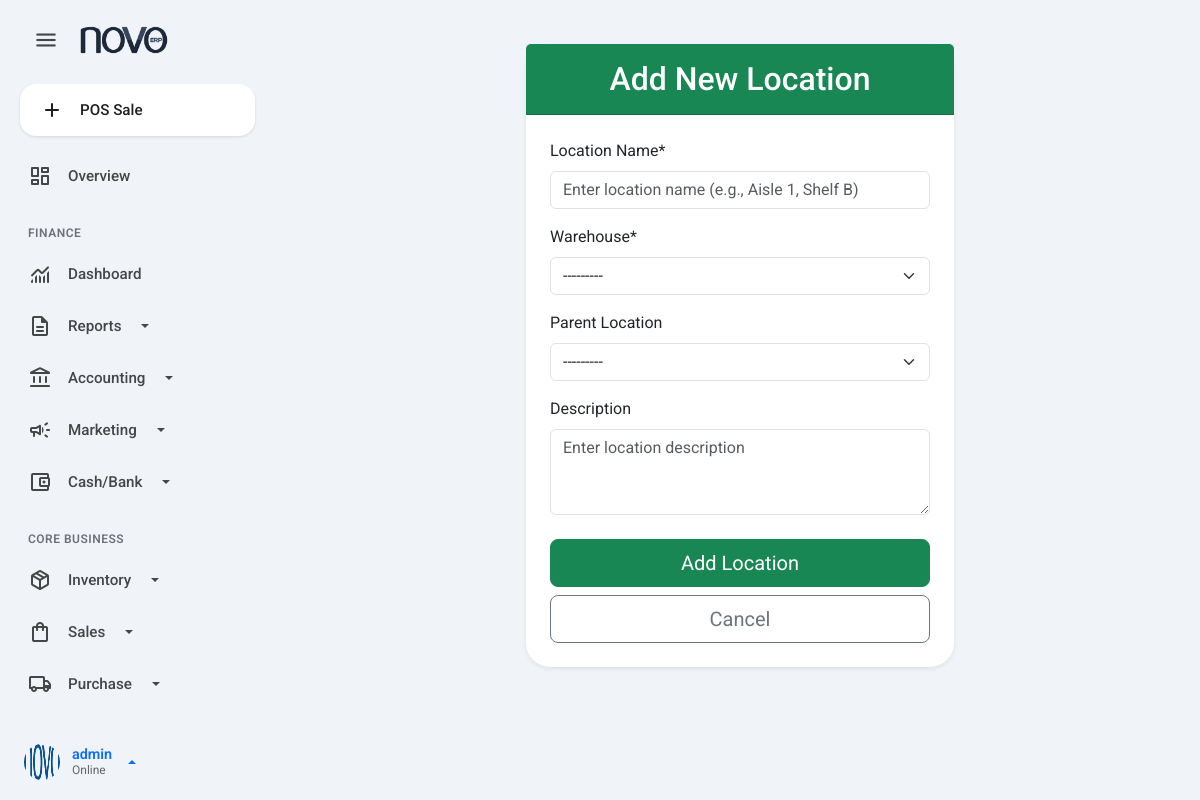
The page /stock/locations/add/ (signed in) on the database its author committed.
### accounts/models.py (models this page shows, shortened)
class User(AbstractUser):
    warehouse = models.ForeignKey(
        Warehouse,
        on_delete=models.SET_NULL,
        null=True,
        blank=True,
        related_name='users'
    )
    phone = models.CharField(max_length=20, blank=True, null=True)
    max_discount_percentage = models.DecimalField(
        max_digits=5,
        decimal_places=2,
        default=Decimal('0.00'),
        help_text="Maximum percentage discount this user can provide."
    )
    objects = CustomUserManager()

### stock/models.py (models this page shows, shortened)
class Warehouse(models.Model):
    name = models.CharField(max_length=100, unique=True)
    address = models.TextField(blank=True, null=True)
    created_at = models.DateTimeField(auto_now_add=True)
    updated_at = models.DateTimeField(auto_now=True)
    def __str__(self): return self.name
    class Meta:
        db_table = 'inventory_warehouse'

class Location(models.Model):
    name = models.CharField(max_length=100)
    warehouse = models.ForeignKey(Warehouse, on_delete=models.CASCADE, related_name='locations')
    parent_location = models.ForeignKey('self', on_delete=models.SET_NULL, null=True, blank=True, related_name='child_locations')
    description = models.TextField(blank=True, null=True)
    created_at = models.DateTimeField(auto_now_add=True)
    updated_at = models.DateTimeField(auto_now=True)
    def __str__(self):
        path = [self.name]
        current = self
        count = 0
        while current.parent_location and count < 10:
            current = current.parent_location
            path.insert(0, current.name)
            count += 1
        return f"{self.warehouse.name} / {' / '.join(path)}"
    class Meta:
        unique_together = ('name', 'warehouse', 'parent_location')
        db_table = 'inventory_location'

### stock/views.py (the view)
# urls.py: path('locations/add/', views.add_location, name='add_location'),
@login_required
@permission_required('stock.add_location', login_url='/admin/')
def add_location(request):
    if request.method == 'POST':
        form = LocationForm(request.POST)
        if form.is_valid():
            form.save()
            return redirect('stock:location_list')
    else:
        form = LocationForm()
    return render(request, 'stock/add_location.html', {'form': form, 'title': 'Add New Location'})

### stock/forms.py
class LocationForm(forms.ModelForm):
    class Meta:
        model = Location
        fields = ['name', 'warehouse', 'parent_location', 'description']
        labels = {
            'name': 'Location Name', 'warehouse': 'Warehouse',
            'parent_location': 'Parent Location', 'description': 'Description',
        }
        widgets = {
            'name': forms.TextInput(attrs={'class': 'form-control', 'placeholder': 'Enter location name (e.g., Aisle 1, Shelf B)'}),
            'warehouse': forms.Select(attrs={'class': 'form-control'}),
            'parent_location': forms.Select(attrs={'class': 'form-control'}),
            'description': forms.Textarea(attrs={'class': 'form-control', 'rows': 3, 'placeholder': 'Enter location description'}),
        }

### stock/templates/stock/add_location.html (shortened to what this page needs)
{% extends 'base.html' %}
{% load crispy_forms_tags %}
{% block content %}
<div class="row justify-content-center">
    <div class="col-md-8 col-lg-6">
        <div class="card shadow-sm mt-4">
            <div class="card-header bg-success text-white text-center py-3">
                <h2 class="mb-0">{{ title }}</h2>
            </div>
            <div class="card-body p-4">
                <form method="post">
                    {{ form|crispy }}
                    <div class="d-grid gap-2 mt-4">
                        <button type="submit" class="btn btn-success btn-lg">Add Location</button>
                        <a href="{% url 'stock:location_list' %}" class="btn btn-outline-secondary btn-lg">Cancel</a>
                    </div>
                </form>
            </div>
        </div>
    </div>
</div>
{% endblock %}

### inventory_system/templates/base.html (shortened to what this page needs)
{% load static %}
<!DOCTYPE html>
<html lang="en">
<head>
    <link rel="stylesheet" href="https://cdnjs.cloudflare.com/ajax/libs/font-awesome/6.4.0/css/all.min.css">
    <link href="https://cdn.jsdelivr.net/npm/select2@4.1.0-rc.0/dist/css/select2.min.css" rel="stylesheet" />
    <link href="https://cdn.jsdelivr.net/npm/bootstrap@5.3.3/dist/css/bootstrap.min.css" rel="stylesheet">
    <link rel="stylesheet" href="{% static 'css/style.css' %}">
</head>
<body class="gemini-theme">
<div class="app-container">
    {% if user.is_authenticated %}
    <aside class="sidebar-nav" id="sidebar">
        <div class="sidebar-header">
            <button class="btn-menu-toggle" id="menuToggle">
                <span class="material-symbols-rounded">menu</span>
            </button>
            <a href="{% url 'dashboard' %}" class="brand-logo">
                <img src="{% static 'images/logo.png' %}" alt="Logo">
            </a>
        </div>
        <div class="sidebar-content">
            <ul class="sidebar-menu" id="accordionSidebar">
                <li class="mb-3 px-2">
                    <a href="{% url 'pos:pos_view' %}" class="btn-new-action">
                        <span class="material-symbols-rounded">add</span>
                        <span>POS Sale</span>
                    </a>
                </li>
                {% with user.groups.all|join:", " as user_groups %}
                {% if 'POS Sales Staff' in user_groups %}
                    <div class="menu-label">Point of Sale</div>
                    <li><a href="{% url 'pos:pos_view' %}"><span class="material-symbols-rounded">point_of_sale</span> <span>Terminal</span></a></li>
                    <li><a href="{% url 'products:product_list' %}"><span class="material-symbols-rounded">inventory_2</span> <span>Products</span></a></li>
                {% elif user.is_superuser %}
                    <li><a href="{% url 'dashboard' %}"><span class="material-symbols-rounded">dashboard</span> <span>Overview</span></a></li>
                    <div class="menu-label">Finance</div>
                    <li><a href="{% url 'finance:dashboard' %}"><span class="material-symbols-rounded">monitoring</span> <span>Dashboard</span></a></li>
                    <li>
                        <a href="#finReportsMenu" data-bs-toggle="collapse" class="dropdown-toggle">
                            <span class="material-symbols-rounded">description</span> <span>Reports</span>
                        </a>
                    </li>
                    <li>
                        <a href="#glMenu" data-bs-toggle="collapse" class="dropdown-toggle">
                            <span class="material-symbols-rounded">account_balance</span> <span>Accounting</span>
                        </a>
                    </li>
                    <li>
                        <a href="#marketingMenu" data-bs-toggle="collapse" class="dropdown-toggle">
                            <span class="material-symbols-rounded">campaign</span> <span>Marketing</span>
                        </a>
                    </li>
                    <li>
                        <a href="#bankingMenu" data-bs-toggle="collapse" class="dropdown-toggle">
                            <span class="material-symbols-rounded">account_balance_wallet</span> <span>Cash/Bank</span>
                        </a>
                    </li>
                    <div class="menu-label">Core Business</div>
                    <li>
                        <a href="#inventoryMenu" data-bs-toggle="collapse" class="dropdown-toggle">
                            <span class="material-symbols-rounded">package_2</span> <span>Inventory</span>
                        </a>
                    </li>
                    <li>
                        <a href="#salesMenu" data-bs-toggle="collapse" class="dropdown-toggle">
                            <span class="material-symbols-rounded">shopping_bag</span> <span>Sales</span>
                        </a>
                    </li>
                    <li>
                        <a href="#purchaseMenu" data-bs-toggle="collapse" class="dropdown-toggle">
                            <span class="material-symbols-rounded">local_shipping</span> <span>Purchase</span>
                        </a>
                    </li>
                    <div class="menu-label">System</div>
                {% endif %}
                {% endwith %}
            </ul>
        </div>
        <div class="sidebar-footer">
            <div class="user-profile dropdown dropup">
                <a href="#" class="d-flex align-items-center text-decoration-none dropdown-toggle" data-bs-toggle="dropdown" aria-expanded="false">
                    <img src="{% static 'images/default_avatar.png' %}" alt="User">
                    <div class="user-info">
                        <span class="user-name">{{ user.username }}</span>
                        <span class="user-role">Online</span>
                    </div>
                </a>
            </div>
        </div>
    </aside>
    {% endif %}
    <main class="main-content-wrapper">
        <div class="content-body">
            {% block content %}{% endblock %}
        </div>
    </main>
</div>
</body>
</html>

### static/css/style.css (style rules this page uses)
:root { --gem-bg-body: #F0F4F9; --gem-bg-surface: #FFFFFF; --gem-bg-sidebar: #F0F4F9; --gem-primary: #0B57D0; --gem-primary-soft: #D3E3FD; --gem-primary-text: #041E49; --gem-text-main: #1F1F1F; --gem-text-muted: #444746; --gem-border: #E0E3E7; --sidebar-width: 280px; --sidebar-collapsed-width: 80px; --radius-lg: 24px; }
body { background-color: var(--gem-bg-body); font-family: 'Roboto', 'Outfit', sans-serif; color: var(--gem-text-main); margin: 0; overflow-x: hidden; }
ul, li { list-style: none !important; padding: 0 !important; margin: 0 !important; }
.sidebar-nav { width: var(--sidebar-width); background-color: var(--gem-bg-sidebar); height: 100vh; position: fixed; top: 0; left: 0; z-index: 1000; display: flex; flex-direction: column; padding: 12px; transition: width 0.3s cubic-bezier(0.2, 0, 0, 1), transform 0.3s ease; }
.sidebar-header { display: flex; align-items: center; padding: 8px 12px 24px 12px; gap: 12px; height: 72px; }
.btn-menu-toggle { width: 44px; height: 44px; min-width: 44px; border-radius: 50% !important; border: none; background: transparent; color: var(--gem-text-muted); display: flex; align-items: center; justify-content: center; cursor: pointer; transition: background 0.2s; padding: 0; }
.btn-menu-toggle .material-symbols-rounded { font-size: 26px; }
.brand-logo { display: block; transition: opacity 0.2s, width 0.2s; white-space: nowrap; overflow: hidden; }
.brand-logo img { height: 28px; width: auto; }
.sidebar-content { flex: 1; overflow-y: auto; padding-right: 5px; }
.sidebar-menu a { display: flex; align-items: center; padding: 12px 16px; border-radius: 50px; color: var(--gem-text-muted); font-weight: 500; transition: all 0.2s ease; gap: 16px; font-size: 0.95rem; text-decoration: none; margin-bottom: 4px; }
.menu-label { font-size: 0.75rem; font-weight: 600; color: #6E7278; margin: 24px 0 8px 16px; text-transform: uppercase; letter-spacing: 0.5px; }
.btn-new-action { background-color: var(--gem-bg-surface) !important; box-shadow: 0 1px 3px rgba(0,0,0,0.12); color: var(--gem-text-main) !important; border-radius: 16px !important; padding: 14px 20px !important; }
.user-profile a { padding: 8px 12px; border-radius: 50px; gap: 12px; }
.user-profile img { width: 36px; height: 36px; border-radius: 50%; }
.user-info { display: flex; flex-direction: column; line-height: 1.2; }
.user-name { font-weight: 600; font-size: 0.9rem; }
.user-role { font-size: 0.75rem; color: #666; }
.main-content-wrapper { flex: 1; margin-left: var(--sidebar-width); padding: 20px; transition: margin-left 0.3s cubic-bezier(0.2, 0, 0, 1); max-width: 1600px; margin-right: auto; }
.card { background: var(--gem-bg-surface); border: none; border-radius: var(--radius-lg); box-shadow: 0 1px 2px rgba(0,0,0,0.05); }

### rows shown on the page
User: username "admin"
Location: warehouse "---------", parent_location "---------"

### other values the page prints
{{ title }} "Add New Location"
